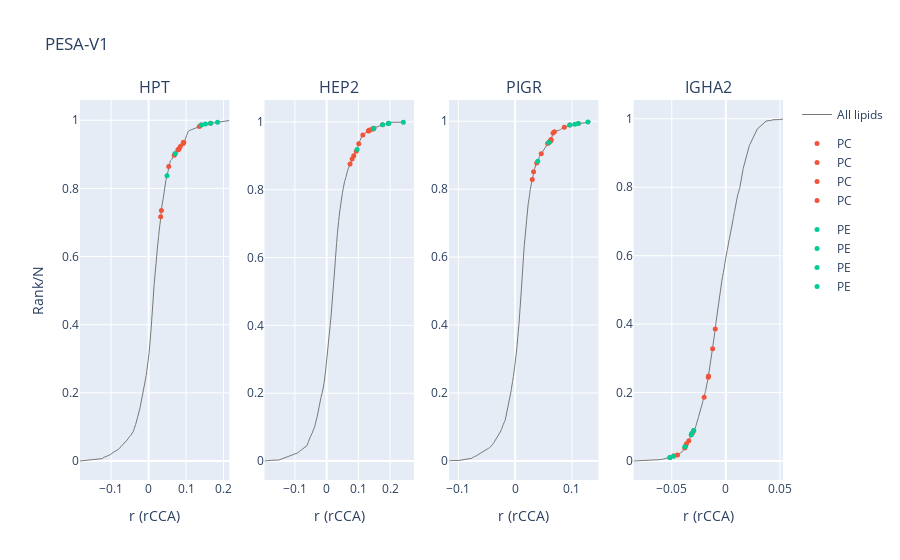
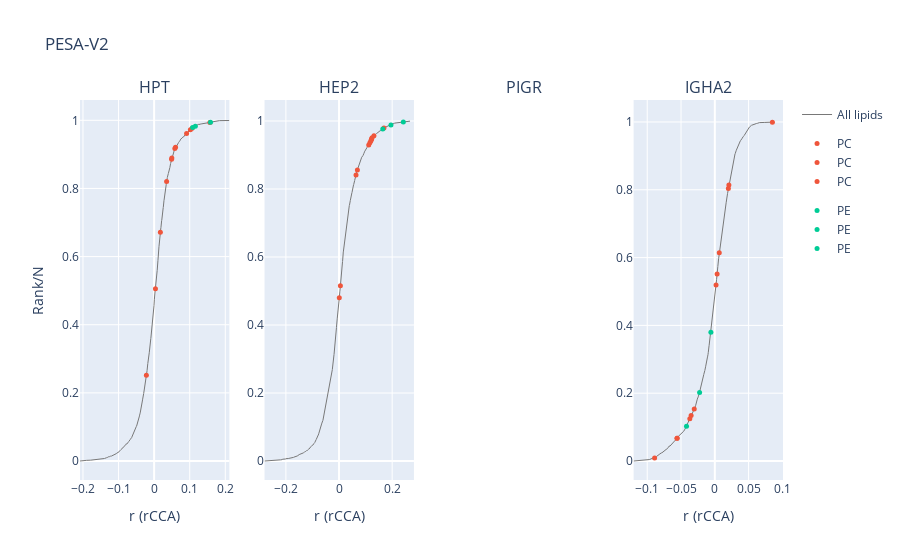
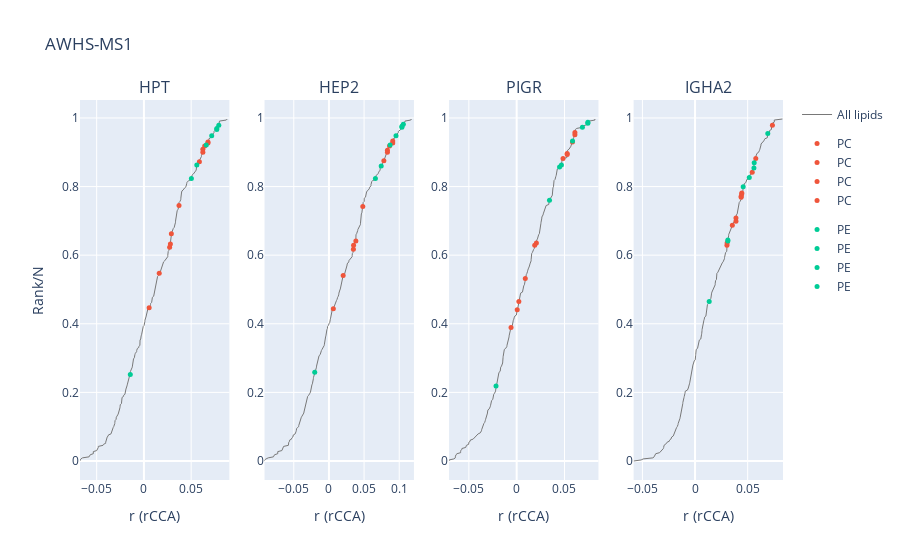
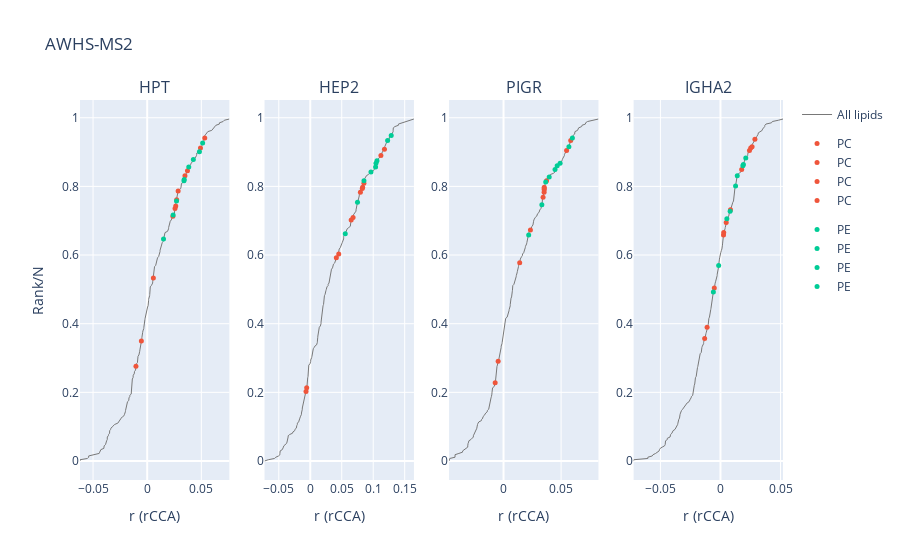

The cell these charts' notebook holds for them, in order:
### Code cell
ch = 'aw1'
for ch, chName in [('v1', 'PESA-V1'), ('v2', 'PESA-V2'), ('aw1', 'AWHS-MS1'), ('aw2', 'AWHS-MS2')]:
    fig = make_subplots(rows=1, cols=len(proteins), subplot_titles=proteinsName)
    for n,i in enumerate(proteins):

        tmp = rdf[ch][rdf[ch].q == i].sort_values('rcca')
        if tmp.shape[0] ==0: continue
        tmp['Y'] = np.arange(0,1,1/tmp.shape[0])


        fig.add_trace(go.Scatter(
            x=tmp.rcca, y=tmp['Y'],  name='All lipids', line_width=1, line_color='rgb(120,120,120)',#palette[0],
            showlegend=True if n==0 else False
        ), row=1, col=n+1)

        for m,k in enumerate(['PC', 'PE']):#, 'LPC', 'LPE']):
            tmp2 = pd.merge(
                tmp.drop('ID', axis=1) if 'ID' in tmp.columns else tmp,
                flipids[ch].loc[:, ['ID']].reset_index(names='m'),
                on='m',
                how='inner'
            )

            tmp2 = tmp2[[k in kk for kk in tmp2.ID]]
            tmp2['Y2'] = np.arange(0,1,1/tmp2.shape[0])

            fig.add_trace(go.Scatter(
                x=tmp2.rcca, y=tmp2['Y'], mode='markers', marker_size=5,
                text=tmp2.m,
                textposition='bottom center', marker_color=palette[m+1],
                showlegend=True if n==0 else True, name=k, legendgroup=m
            ), row=1, col=n+1)



    fig.update_xaxes(title='r (rCCA)')
    fig.update_yaxes(title='Rank/N', col=1)

    fig.update_layout(title=f'{chName.upper()}')
    fig.show()

### Figure 1 — Plotly figure (JSON) as saved in the notebook; plotly's stock layout.template omitted (floating-point values rounded to 4 significant figures; data arrays with more than 128 entries replaced by an {"elided": "..."} marker saying what was removed)
{"data": [{"line": {"color": "rgb(120,120,120)", "width": 1}, "name": "All lipids", "showlegend": true, "type": "scatter", "x": {"elided": "1826 float values"}, "xaxis": "x", "y": {"elided": "1826 float values"}, "yaxis": "y"}, {"legendgroup": "0", "marker": {"color": "#EF553B", "size": 5}, "mode": "markers", "name": "PC", "showlegend": true, "text": ["HILP19", "HILN115", "HILP22", "HILN72", "C18P171", "HILN184", "HILN19", "HILP207", "C18N16", "C18P144", "HILN111", "HILP25", "HILP92", "C18P182", "C18P116"], "textposition": "bottom center", "type": "scatter", "x": [0.03227, 0.03425, 0.05375, 0.06846, 0.07077, 0.07806, 0.08052, 0.08071, 0.08469, 0.09211, 0.09317, 0.09394, 0.1354, 0.1404, 0.1655], "xaxis": "x", "y": [0.7169, 0.7349, 0.8642, 0.8976, 0.902, 0.9129, 0.9151, 0.9157, 0.9228, 0.9315, 0.9348, 0.9354, 0.9814, 0.9858, 0.9912], "yaxis": "y"}, {"legendgroup": "1", "marker": {"color": "#00CC96", "size": 5}, "mode": "markers", "name": "PE", "showlegend": true, "text": ["C18P168", "C18P171", "C18P182", "C18N53", "C18P116", "C18N71"], "textposition": "bottom center", "type": "scatter", "x": [0.04924, 0.07077, 0.1404, 0.1516, 0.1655, 0.1839], "xaxis": "x", "y": [0.8368, 0.902, 0.9858, 0.989, 0.9912, 0.9945], "yaxis": "y"}, {"line": {"color": "rgb(120,120,120)", "width": 1}, "name": "All lipids", "showlegend": false, "type": "scatter", "x": {"elided": "1826 float values"}, "xaxis": "x2", "y": {"elided": "1826 float values"}, "yaxis": "y2"}, {"legendgroup": "0", "marker": {"color": "#EF553B", "size": 5}, "mode": "markers", "name": "PC", "showlegend": true, "text": ["HILP22", "HILN72", "HILP19", "HILN115", "C18N16", "C18P144", "HILN19", "HILN111", "HILP92", "HILP25", "HILP207", "C18P171", "HILN184", "C18P182", "C18P116"], "textposition": "bottom center", "type": "scatter", "x": [0.07386, 0.08042, 0.08554, 0.09349, 0.1014, 0.1142, 0.1314, 0.133, 0.135, 0.1446, 0.1454, 0.1484, 0.1487, 0.1764, 0.1947], "xaxis": "x2", "y": [0.8757, 0.8905, 0.9003, 0.9135, 0.9359, 0.9611, 0.9732, 0.9743, 0.9759, 0.9786, 0.9797, 0.9808, 0.9814, 0.9918, 0.9956], "yaxis": "y2"}, {"legendgroup": "1", "marker": {"color": "#00CC96", "size": 5}, "mode": "markers", "name": "PE", "showlegend": true, "text": ["C18P168", "C18P171", "C18P182", "C18P116", "C18N53", "C18N71"], "textposition": "bottom center", "type": "scatter", "x": [0.09599, 0.1484, 0.1764, 0.1947, 0.1961, 0.2418], "xaxis": "x2", "y": [0.9184, 0.9808, 0.9918, 0.9956, 0.9962, 0.9995], "yaxis": "y2"}, {"line": {"color": "rgb(120,120,120)", "width": 1}, "name": "All lipids", "showlegend": false, "type": "scatter", "x": {"elided": "1826 float values"}, "xaxis": "x3", "y": {"elided": "1826 float values"}, "yaxis": "y3"}, {"legendgroup": "0", "marker": {"color": "#EF553B", "size": 5}, "mode": "markers", "name": "PC", "showlegend": true, "text": ["HILP19", "HILN115", "HILP22", "HILN72", "C18N16", "C18P171", "HILN19", "HILN184", "C18P144", "HILP207", "HILN111", "HILP25", "HILP92", "C18P182", "C18P116"], "textposition": "bottom center", "type": "scatter", "x": [0.03015, 0.03247, 0.03798, 0.04595, 0.05717, 0.05913, 0.06059, 0.06254, 0.06289, 0.06318, 0.06673, 0.06914, 0.08659, 0.09627, 0.1111], "xaxis": "x3", "y": [0.8286, 0.851, 0.8773, 0.9042, 0.9343, 0.9376, 0.9398, 0.9414, 0.9436, 0.9458, 0.965, 0.9688, 0.9825, 0.9885, 0.9929], "yaxis": "y3"}, {"legendgroup": "1", "marker": {"color": "#00CC96", "size": 5}, "mode": "markers", "name": "PE", "showlegend": true, "text": ["C18P168", "C18P171", "C18P182", "C18N53", "C18P116", "C18N71"], "textposition": "bottom center", "type": "scatter", "x": [0.03984, 0.05913, 0.09627, 0.105, 0.1111, 0.128], "xaxis": "x3", "y": [0.8823, 0.9376, 0.9885, 0.9912, 0.9929, 0.9973], "yaxis": "y3"}, {"line": {"color": "rgb(120,120,120)", "width": 1}, "name": "All lipids", "showlegend": false, "type": "scatter", "x": {"elided": "1826 float values"}, "xaxis": "x4", "y": {"elided": "1826 float values"}, "yaxis": "y4"}, {"legendgroup": "0", "marker": {"color": "#EF553B", "size": 5}, "mode": "markers", "name": "PC", "showlegend": true, "text": ["C18P171", "HILN184", "HILP207", "HILN115", "HILP25", "HILN19", "HILP19", "C18P182", "HILN111", "C18P116", "C18P144", "C18N16", "HILP22", "HILN72", "HILP92"], "textposition": "bottom center", "type": "scatter", "x": [-0.05174, -0.04805, -0.04471, -0.03799, -0.03728, -0.03641, -0.03427, -0.03198, -0.03077, -0.0297, -0.02007, -0.01626, -0.01602, -0.01223, -0.009808], "xaxis": "x4", "y": [0.01041, 0.01533, 0.01752, 0.03834, 0.04381, 0.05038, 0.05915, 0.07667, 0.08269, 0.08927, 0.1862, 0.2448, 0.2481, 0.328, 0.3861], "yaxis": "y4"}, {"legendgroup": "1", "marker": {"color": "#00CC96", "size": 5}, "mode": "markers", "name": "PE", "showlegend": true, "text": ["C18P171", "C18N71", "C18N53", "C18P182", "C18P168", "C18P116"], "textposition": "bottom center", "type": "scatter", "x": [-0.05174, -0.04828, -0.03785, -0.03198, -0.03163, -0.0297], "xaxis": "x4", "y": [0.01041, 0.01424, 0.04162, 0.07667, 0.07996, 0.08927], "yaxis": "y4"}], "layout": {"annotations": [{"font": {"size": 16}, "showarrow": false, "text": "HPT", "x": 0.1062, "xanchor": "center", "xref": "paper", "y": 1, "yanchor": "bottom", "yref": "paper"}, {"font": {"size": 16}, "showarrow": false, "text": "HEP2", "x": 0.3688, "xanchor": "center", "xref": "paper", "y": 1, "yanchor": "bottom", "yref": "paper"}, {"font": {"size": 16}, "showarrow": false, "text": "PIGR", "x": 0.6313, "xanchor": "center", "xref": "paper", "y": 1, "yanchor": "bottom", "yref": "paper"}, {"font": {"size": 16}, "showarrow": false, "text": "IGHA2", "x": 0.8938, "xanchor": "center", "xref": "paper", "y": 1, "yanchor": "bottom", "yref": "paper"}], "title": {"text": "PESA-V1"}, "xaxis": {"anchor": "y", "domain": [0, 0.2125], "title": {"text": "r (rCCA)"}}, "xaxis2": {"anchor": "y2", "domain": [0.2625, 0.475], "title": {"text": "r (rCCA)"}}, "xaxis3": {"anchor": "y3", "domain": [0.525, 0.7375], "title": {"text": "r (rCCA)"}}, "xaxis4": {"anchor": "y4", "domain": [0.7875, 1], "title": {"text": "r (rCCA)"}}, "yaxis": {"anchor": "x", "domain": [0, 1], "title": {"text": "Rank/N"}}, "yaxis2": {"anchor": "x2", "domain": [0, 1]}, "yaxis3": {"anchor": "x3", "domain": [0, 1]}, "yaxis4": {"anchor": "x4", "domain": [0, 1]}}}

### Figure 2 — Plotly figure (JSON) as saved in the notebook; plotly's stock layout.template omitted (floating-point values rounded to 4 significant figures; data arrays with more than 128 entries replaced by an {"elided": "..."} marker saying what was removed)
{"data": [{"line": {"color": "rgb(120,120,120)", "width": 1}, "name": "All lipids", "showlegend": true, "type": "scatter", "x": {"elided": "2062 float values"}, "xaxis": "x", "y": {"elided": "2062 float values"}, "yaxis": "y"}, {"legendgroup": "0", "marker": {"color": "#EF553B", "size": 5}, "mode": "markers", "name": "PC", "showlegend": true, "text": ["HILP1986", "HILP829", "C18N737", "C18N671", "HILP827", "HILP812", "C18N699", "C18N729", "HILP833", "C18N781", "C18N802", "HILP835"], "textposition": "bottom center", "type": "scatter", "x": [-0.02181, 0.003713, 0.01753, 0.03508, 0.04908, 0.04974, 0.0582, 0.06013, 0.09122, 0.1018, 0.1069, 0.1567], "xaxis": "x", "y": [0.2517, 0.5058, 0.6717, 0.8206, 0.8855, 0.8894, 0.9176, 0.921, 0.9612, 0.9724, 0.9767, 0.9937], "yaxis": "y"}, {"legendgroup": "1", "marker": {"color": "#00CC96", "size": 5}, "mode": "markers", "name": "PE", "showlegend": true, "text": ["C18N680", "C18N687", "C18N756"], "textposition": "bottom center", "type": "scatter", "x": [0.1081, 0.1158, 0.1585], "xaxis": "x", "y": [0.9787, 0.9825, 0.9947], "yaxis": "y"}, {"line": {"color": "rgb(120,120,120)", "width": 1}, "name": "All lipids", "showlegend": false, "type": "scatter", "x": {"elided": "2062 float values"}, "xaxis": "x2", "y": {"elided": "2062 float values"}, "yaxis": "y2"}, {"legendgroup": "0", "marker": {"color": "#EF553B", "size": 5}, "mode": "markers", "name": "PC", "showlegend": true, "text": ["C18N737", "HILP1986", "HILP812", "HILP829", "C18N671", "HILP835", "C18N699", "C18N802", "HILP833", "C18N729", "C18N781", "HILP827"], "textposition": "bottom center", "type": "scatter", "x": [0.0009443, 0.005156, 0.06393, 0.06909, 0.1118, 0.1161, 0.1196, 0.1219, 0.1224, 0.1244, 0.1314, 0.169], "xaxis": "x2", "y": [0.4801, 0.5155, 0.8409, 0.8555, 0.9292, 0.936, 0.9413, 0.9452, 0.9467, 0.9505, 0.9564, 0.9796], "yaxis": "y2"}, {"legendgroup": "1", "marker": {"color": "#00CC96", "size": 5}, "mode": "markers", "name": "PE", "showlegend": true, "text": ["C18N687", "C18N680", "C18N756"], "textposition": "bottom center", "type": "scatter", "x": [0.1646, 0.1954, 0.242], "xaxis": "x2", "y": [0.9767, 0.9884, 0.9966], "yaxis": "y2"}, {"line": {"color": "rgb(120,120,120)", "width": 1}, "name": "All lipids", "showlegend": false, "type": "scatter", "x": {"elided": "2062 float values"}, "xaxis": "x4", "y": {"elided": "2062 float values"}, "yaxis": "y4"}, {"legendgroup": "0", "marker": {"color": "#EF553B", "size": 5}, "mode": "markers", "name": "PC", "showlegend": true, "text": ["HILP827", "HILP829", "C18N671", "C18N729", "C18N699", "HILP1986", "HILP833", "HILP812", "C18N781", "C18N737", "C18N802", "HILP835"], "textposition": "bottom center", "type": "scatter", "x": [-0.0891, -0.05589, -0.05582, -0.037, -0.03506, -0.03048, 0.001814, 0.003421, 0.006596, 0.02006, 0.02084, 0.08523], "xaxis": "x4", "y": [0.009214, 0.06693, 0.06741, 0.1246, 0.1339, 0.1532, 0.5189, 0.5519, 0.6145, 0.8036, 0.8143, 0.9995], "yaxis": "y4"}, {"legendgroup": "1", "marker": {"color": "#00CC96", "size": 5}, "mode": "markers", "name": "PE", "showlegend": true, "text": ["C18N680", "C18N756", "C18N687"], "textposition": "bottom center", "type": "scatter", "x": [-0.04187, -0.02254, -0.005814], "xaxis": "x4", "y": [0.1023, 0.2022, 0.3797], "yaxis": "y4"}], "layout": {"annotations": [{"font": {"size": 16}, "showarrow": false, "text": "HPT", "x": 0.1062, "xanchor": "center", "xref": "paper", "y": 1, "yanchor": "bottom", "yref": "paper"}, {"font": {"size": 16}, "showarrow": false, "text": "HEP2", "x": 0.3688, "xanchor": "center", "xref": "paper", "y": 1, "yanchor": "bottom", "yref": "paper"}, {"font": {"size": 16}, "showarrow": false, "text": "PIGR", "x": 0.6313, "xanchor": "center", "xref": "paper", "y": 1, "yanchor": "bottom", "yref": "paper"}, {"font": {"size": 16}, "showarrow": false, "text": "IGHA2", "x": 0.8938, "xanchor": "center", "xref": "paper", "y": 1, "yanchor": "bottom", "yref": "paper"}], "title": {"text": "PESA-V2"}, "xaxis": {"anchor": "y", "domain": [0, 0.2125], "title": {"text": "r (rCCA)"}}, "xaxis2": {"anchor": "y2", "domain": [0.2625, 0.475], "title": {"text": "r (rCCA)"}}, "xaxis3": {"anchor": "y3", "domain": [0.525, 0.7375], "title": {"text": "r (rCCA)"}}, "xaxis4": {"anchor": "y4", "domain": [0.7875, 1], "title": {"text": "r (rCCA)"}}, "yaxis": {"anchor": "x", "domain": [0, 1], "title": {"text": "Rank/N"}}, "yaxis2": {"anchor": "x2", "domain": [0, 1]}, "yaxis3": {"anchor": "x3", "domain": [0, 1]}, "yaxis4": {"anchor": "x4", "domain": [0, 1]}}}

### Figure 3 — Plotly figure (JSON) as saved in the notebook; plotly's stock layout.template omitted (floating-point values rounded to 4 significant figures; data arrays with more than 128 entries replaced by an {"elided": "..."} marker saying what was removed)
{"data": [{"line": {"color": "rgb(120,120,120)", "width": 1}, "name": "All lipids", "showlegend": true, "type": "scatter", "x": {"elided": "329 float values"}, "xaxis": "x", "y": {"elided": "329 float values"}, "yaxis": "y"}, {"legendgroup": "0", "marker": {"color": "#EF553B", "size": 5}, "mode": "markers", "name": "PC", "showlegend": true, "text": ["P575", "P520", "P231", "N109", "N40", "N51", "P252", "N33", "N36", "P72", "N29", "N27"], "textposition": "bottom center", "type": "scatter", "x": [0.005538, 0.01622, 0.02721, 0.028, 0.02904, 0.03714, 0.05871, 0.06238, 0.06238, 0.06431, 0.06781, 0.06781], "xaxis": "x", "y": [0.4468, 0.5471, 0.6231, 0.6322, 0.6626, 0.7447, 0.8723, 0.8997, 0.9088, 0.9179, 0.9271, 0.9301], "yaxis": "y"}, {"legendgroup": "1", "marker": {"color": "#00CC96", "size": 5}, "mode": "markers", "name": "PE", "showlegend": true, "text": ["P508", "N15", "P9", "P15", "P21", "N23", "N14", "N13"], "textposition": "bottom center", "type": "scatter", "x": [-0.01441, 0.05024, 0.05596, 0.06597, 0.07173, 0.07712, 0.07712, 0.07924], "xaxis": "x", "y": [0.2523, 0.8237, 0.8632, 0.921, 0.9483, 0.9666, 0.9696, 0.9787], "yaxis": "y"}, {"line": {"color": "rgb(120,120,120)", "width": 1}, "name": "All lipids", "showlegend": false, "type": "scatter", "x": {"elided": "329 float values"}, "xaxis": "x2", "y": {"elided": "329 float values"}, "yaxis": "y2"}, {"legendgroup": "0", "marker": {"color": "#EF553B", "size": 5}, "mode": "markers", "name": "PC", "showlegend": true, "text": ["P575", "P520", "P231", "N109", "N40", "N51", "P252", "N33", "N36", "P72", "N29", "N27"], "textposition": "bottom center", "type": "scatter", "x": [0.006259, 0.02022, 0.03479, 0.03505, 0.0383, 0.04818, 0.07813, 0.08316, 0.08316, 0.08615, 0.09076, 0.09076], "xaxis": "x2", "y": [0.4438, 0.541, 0.617, 0.6292, 0.6413, 0.7416, 0.8754, 0.8997, 0.9058, 0.9179, 0.9271, 0.9331], "yaxis": "y2"}, {"legendgroup": "1", "marker": {"color": "#00CC96", "size": 5}, "mode": "markers", "name": "PE", "showlegend": true, "text": ["P508", "N15", "P9", "P15", "P21", "N14", "N23", "N13"], "textposition": "bottom center", "type": "scatter", "x": [-0.0202, 0.06609, 0.07432, 0.08697, 0.09538, 0.1038, 0.1038, 0.1058], "xaxis": "x2", "y": [0.2584, 0.8237, 0.8602, 0.921, 0.9483, 0.9726, 0.9757, 0.9818], "yaxis": "y2"}, {"line": {"color": "rgb(120,120,120)", "width": 1}, "name": "All lipids", "showlegend": false, "type": "scatter", "x": {"elided": "329 float values"}, "xaxis": "x3", "y": {"elided": "329 float values"}, "yaxis": "y3"}, {"legendgroup": "0", "marker": {"color": "#EF553B", "size": 5}, "mode": "markers", "name": "PC", "showlegend": true, "text": ["P575", "P520", "N109", "P231", "N51", "N40", "P252", "N36", "N33", "P72", "N29", "N27"], "textposition": "bottom center", "type": "scatter", "x": [-0.005893, 0.0005851, 0.002284, 0.009026, 0.01887, 0.02065, 0.04848, 0.05282, 0.05282, 0.05834, 0.0609, 0.0609], "xaxis": "x3", "y": [0.3891, 0.4407, 0.465, 0.5319, 0.6292, 0.6353, 0.8815, 0.8936, 0.8967, 0.9301, 0.9514, 0.9574], "yaxis": "y3"}, {"legendgroup": "1", "marker": {"color": "#00CC96", "size": 5}, "mode": "markers", "name": "PE", "showlegend": true, "text": ["P508", "N15", "P9", "P15", "P21", "N13", "N14", "N23"], "textposition": "bottom center", "type": "scatter", "x": [-0.02158, 0.03431, 0.04482, 0.04679, 0.05843, 0.06874, 0.07445, 0.07445], "xaxis": "x3", "y": [0.2188, 0.7599, 0.8571, 0.8632, 0.9331, 0.9726, 0.9848, 0.9878], "yaxis": "y3"}, {"line": {"color": "rgb(120,120,120)", "width": 1}, "name": "All lipids", "showlegend": false, "type": "scatter", "x": {"elided": "329 float values"}, "xaxis": "x4", "y": {"elided": "329 float values"}, "yaxis": "y4"}, {"legendgroup": "0", "marker": {"color": "#EF553B", "size": 5}, "mode": "markers", "name": "PC", "showlegend": true, "text": ["N40", "P575", "P72", "N29", "N27", "N33", "N36", "P252", "P520", "P231", "N51", "N109"], "textposition": "bottom center", "type": "scatter", "x": [0.03032, 0.03048, 0.03541, 0.03888, 0.03888, 0.04382, 0.04382, 0.04434, 0.04443, 0.05434, 0.0577, 0.0735], "xaxis": "x4", "y": [0.6292, 0.6353, 0.6869, 0.6991, 0.7082, 0.769, 0.772, 0.7781, 0.7812, 0.8419, 0.8815, 0.9787], "yaxis": "y4"}, {"legendgroup": "1", "marker": {"color": "#00CC96", "size": 5}, "mode": "markers", "name": "PE", "showlegend": true, "text": ["P508", "N14", "N23", "P9", "N13", "N15", "P21", "P15"], "textposition": "bottom center", "type": "scatter", "x": [0.01345, 0.03119, 0.03119, 0.04574, 0.05153, 0.05595, 0.0562, 0.06912], "xaxis": "x4", "y": [0.465, 0.6413, 0.6444, 0.7994, 0.8267, 0.8541, 0.8693, 0.9544], "yaxis": "y4"}], "layout": {"annotations": [{"font": {"size": 16}, "showarrow": false, "text": "HPT", "x": 0.1062, "xanchor": "center", "xref": "paper", "y": 1, "yanchor": "bottom", "yref": "paper"}, {"font": {"size": 16}, "showarrow": false, "text": "HEP2", "x": 0.3688, "xanchor": "center", "xref": "paper", "y": 1, "yanchor": "bottom", "yref": "paper"}, {"font": {"size": 16}, "showarrow": false, "text": "PIGR", "x": 0.6313, "xanchor": "center", "xref": "paper", "y": 1, "yanchor": "bottom", "yref": "paper"}, {"font": {"size": 16}, "showarrow": false, "text": "IGHA2", "x": 0.8938, "xanchor": "center", "xref": "paper", "y": 1, "yanchor": "bottom", "yref": "paper"}], "title": {"text": "AWHS-MS1"}, "xaxis": {"anchor": "y", "domain": [0, 0.2125], "title": {"text": "r (rCCA)"}}, "xaxis2": {"anchor": "y2", "domain": [0.2625, 0.475], "title": {"text": "r (rCCA)"}}, "xaxis3": {"anchor": "y3", "domain": [0.525, 0.7375], "title": {"text": "r (rCCA)"}}, "xaxis4": {"anchor": "y4", "domain": [0.7875, 1], "title": {"text": "r (rCCA)"}}, "yaxis": {"anchor": "x", "domain": [0, 1], "title": {"text": "Rank/N"}}, "yaxis2": {"anchor": "x2", "domain": [0, 1]}, "yaxis3": {"anchor": "x3", "domain": [0, 1]}, "yaxis4": {"anchor": "x4", "domain": [0, 1]}}}

### Figure 4 — Plotly figure (JSON) as saved in the notebook; plotly's stock layout.template omitted (floating-point values rounded to 4 significant figures; data arrays with more than 128 entries replaced by an {"elided": "..."} marker saying what was removed)
{"data": [{"line": {"color": "rgb(120,120,120)", "width": 1}, "name": "All lipids", "showlegend": true, "type": "scatter", "x": {"elided": "272 float values"}, "xaxis": "x", "y": {"elided": "272 float values"}, "yaxis": "y"}, {"legendgroup": "0", "marker": {"color": "#EF553B", "size": 5}, "mode": "markers", "name": "PC", "showlegend": true, "text": ["N40", "N51", "N109", "N33", "N29", "P575", "P231", "P520", "P252", "P72", "N27", "N36"], "textposition": "bottom center", "type": "scatter", "x": [-0.0104, -0.005381, 0.005679, 0.02373, 0.0257, 0.02634, 0.02724, 0.02857, 0.03487, 0.03719, 0.04922, 0.05317], "xaxis": "x", "y": [0.2757, 0.3493, 0.5331, 0.7132, 0.7353, 0.7426, 0.761, 0.7868, 0.8309, 0.8456, 0.9118, 0.9412], "yaxis": "y"}, {"legendgroup": "1", "marker": {"color": "#00CC96", "size": 5}, "mode": "markers", "name": "PE", "showlegend": true, "text": ["P21", "N15", "N23", "P508", "N144", "P15", "P9", "N13", "N14"], "textposition": "bottom center", "type": "scatter", "x": [0.01507, 0.02394, 0.02706, 0.03397, 0.03419, 0.03839, 0.0426, 0.04824, 0.05121], "xaxis": "x", "y": [0.6471, 0.7169, 0.7574, 0.8162, 0.8199, 0.8566, 0.8787, 0.9007, 0.9265], "yaxis": "y"}, {"line": {"color": "rgb(120,120,120)", "width": 1}, "name": "All lipids", "showlegend": false, "type": "scatter", "x": {"elided": "272 float values"}, "xaxis": "x2", "y": {"elided": "272 float values"}, "yaxis": "y2"}, {"legendgroup": "0", "marker": {"color": "#EF553B", "size": 5}, "mode": "markers", "name": "PC", "showlegend": true, "text": ["N51", "N40", "N33", "N109", "P252", "P72", "P520", "N29", "P231", "P575", "N27", "N36"], "textposition": "bottom center", "type": "scatter", "x": [-0.006738, -0.005659, 0.04142, 0.04525, 0.06499, 0.06802, 0.07962, 0.08262, 0.08319, 0.08522, 0.1122, 0.1179], "xaxis": "x2", "y": [0.2022, 0.2132, 0.5919, 0.6029, 0.7022, 0.7096, 0.7831, 0.7941, 0.7978, 0.8088, 0.8897, 0.9081], "yaxis": "y2"}, {"legendgroup": "1", "marker": {"color": "#00CC96", "size": 5}, "mode": "markers", "name": "PE", "showlegend": true, "text": ["P21", "N23", "P508", "N15", "P15", "P9", "N144", "N13", "N14"], "textposition": "bottom center", "type": "scatter", "x": [0.05562, 0.07503, 0.0853, 0.09639, 0.1037, 0.1044, 0.106, 0.1229, 0.1286], "xaxis": "x2", "y": [0.6618, 0.7537, 0.8162, 0.8419, 0.8566, 0.8676, 0.875, 0.9338, 0.9485], "yaxis": "y2"}, {"line": {"color": "rgb(120,120,120)", "width": 1}, "name": "All lipids", "showlegend": false, "type": "scatter", "x": {"elided": "272 float values"}, "xaxis": "x3", "y": {"elided": "272 float values"}, "yaxis": "y3"}, {"legendgroup": "0", "marker": {"color": "#EF553B", "size": 5}, "mode": "markers", "name": "PC", "showlegend": true, "text": ["N40", "N51", "N109", "N33", "N29", "P520", "P575", "P252", "P231", "P72", "N27", "N36"], "textposition": "bottom center", "type": "scatter", "x": [-0.007257, -0.004665, 0.01404, 0.02337, 0.03434, 0.03525, 0.03533, 0.03533, 0.03535, 0.03737, 0.05476, 0.05836], "xaxis": "x3", "y": [0.2279, 0.2904, 0.5772, 0.6728, 0.7684, 0.7831, 0.7904, 0.7941, 0.7978, 0.8162, 0.9044, 0.9338], "yaxis": "y3"}, {"legendgroup": "1", "marker": {"color": "#00CC96", "size": 5}, "mode": "markers", "name": "PE", "showlegend": true, "text": ["P21", "N23", "N15", "P508", "N144", "P15", "P9", "N13", "N14"], "textposition": "bottom center", "type": "scatter", "x": [0.02185, 0.0333, 0.03663, 0.03968, 0.04474, 0.04659, 0.04914, 0.05676, 0.05982], "xaxis": "x3", "y": [0.6581, 0.7463, 0.8125, 0.8272, 0.8493, 0.8603, 0.8676, 0.9154, 0.9412], "yaxis": "y3"}, {"line": {"color": "rgb(120,120,120)", "width": 1}, "name": "All lipids", "showlegend": false, "type": "scatter", "x": {"elided": "272 float values"}, "xaxis": "x4", "y": {"elided": "272 float values"}, "yaxis": "y4"}, {"legendgroup": "0", "marker": {"color": "#EF553B", "size": 5}, "mode": "markers", "name": "PC", "showlegend": true, "text": ["N40", "N109", "N51", "P575", "N29", "P231", "P520", "N33", "P252", "N27", "P72", "N36"], "textposition": "bottom center", "type": "scatter", "x": [-0.01317, -0.01114, -0.005158, 0.00253, 0.002701, 0.004761, 0.008322, 0.01765, 0.02415, 0.02518, 0.02632, 0.02867], "xaxis": "x4", "y": [0.3566, 0.3897, 0.5037, 0.6581, 0.6654, 0.6949, 0.7316, 0.8493, 0.9044, 0.9118, 0.9154, 0.9375], "yaxis": "y4"}, {"legendgroup": "1", "marker": {"color": "#00CC96", "size": 5}, "mode": "markers", "name": "PE", "showlegend": true, "text": ["N15", "P21", "N144", "N23", "P15", "P508", "P9", "N13", "N14"], "textposition": "bottom center", "type": "scatter", "x": [-0.005933, -0.001527, 0.005309, 0.008052, 0.01259, 0.01397, 0.01864, 0.01908, 0.02105], "xaxis": "x4", "y": [0.4926, 0.5699, 0.7059, 0.7279, 0.8015, 0.8309, 0.8603, 0.864, 0.8824], "yaxis": "y4"}], "layout": {"annotations": [{"font": {"size": 16}, "showarrow": false, "text": "HPT", "x": 0.1062, "xanchor": "center", "xref": "paper", "y": 1, "yanchor": "bottom", "yref": "paper"}, {"font": {"size": 16}, "showarrow": false, "text": "HEP2", "x": 0.3688, "xanchor": "center", "xref": "paper", "y": 1, "yanchor": "bottom", "yref": "paper"}, {"font": {"size": 16}, "showarrow": false, "text": "PIGR", "x": 0.6313, "xanchor": "center", "xref": "paper", "y": 1, "yanchor": "bottom", "yref": "paper"}, {"font": {"size": 16}, "showarrow": false, "text": "IGHA2", "x": 0.8938, "xanchor": "center", "xref": "paper", "y": 1, "yanchor": "bottom", "yref": "paper"}], "title": {"text": "AWHS-MS2"}, "xaxis": {"anchor": "y", "domain": [0, 0.2125], "title": {"text": "r (rCCA)"}}, "xaxis2": {"anchor": "y2", "domain": [0.2625, 0.475], "title": {"text": "r (rCCA)"}}, "xaxis3": {"anchor": "y3", "domain": [0.525, 0.7375], "title": {"text": "r (rCCA)"}}, "xaxis4": {"anchor": "y4", "domain": [0.7875, 1], "title": {"text": "r (rCCA)"}}, "yaxis": {"anchor": "x", "domain": [0, 1], "title": {"text": "Rank/N"}}, "yaxis2": {"anchor": "x2", "domain": [0, 1]}, "yaxis3": {"anchor": "x3", "domain": [0, 1]}, "yaxis4": {"anchor": "x4", "domain": [0, 1]}}}
